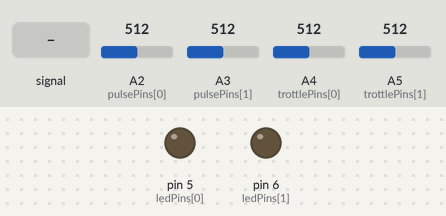
A sketch run on a simulated Arduino Uno, built with avr-gcc and run on an emulated ATmega328P. On the bench: output pins drawn as LEDs (lit = HIGH). Dashed ring = blinking. The inputs (shaded band) are chosen by the test bench; at power-on: A3 (pulsePins[1]) = 512, A2 (pulsePins[0]) = 512, A4 (trottlePins[0]) = 512, A5 (trottlePins[1]) = 512. What the sketch prints to the serial monitor is not drawn.

Above: at 1.2 s.
1.3 s: A2 (pulsePins[0]) fed a 200 Hz sine of ±81 counts around its level
At 1.88 s:
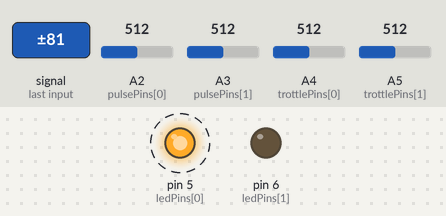
4.3 s: A3 (pulsePins[1]) fed a 200 Hz sine of ±81 counts around its level
At 4.8 s:
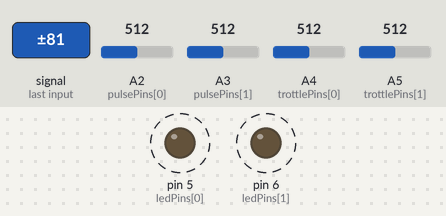
7.3 s: A3 (pulsePins[1]) set to 560
At 8.24 s:
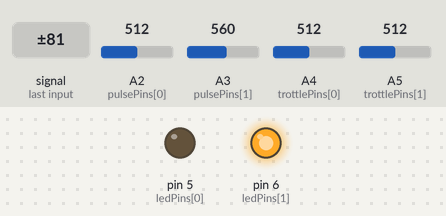
10.3 s: A2 (pulsePins[0]) set to 560
At 10.3 s:
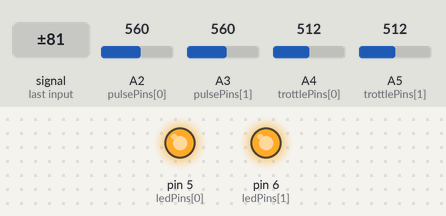
11.8 s: A2 (pulsePins[0]) set to 538
At 12.9 s:
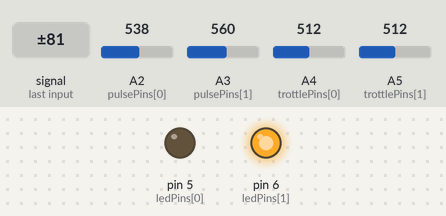
13.3 s: A2 (pulsePins[0]) set to 716
At 14.0 s:
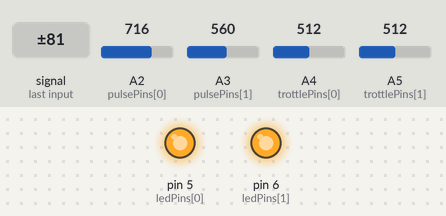
Timing chart, 0 to 15.8 s (numbered marks = the images above; inputs shaded):
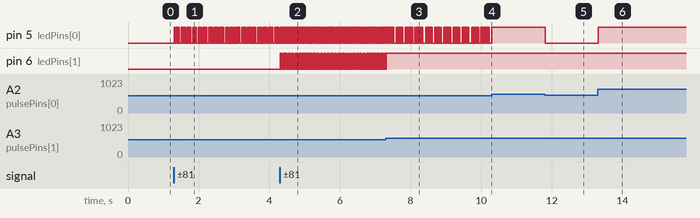

Measured:
- the behaviour switches between 551 and 550 on A2 (pulsePins[0]) (found by bisection; images 4 and 5)
- after the input at 1.3 s, pin 5 (ledPins[0]): alternates HIGH for 0.01 s and LOW for 0.01 s, starting at once
- after the input at 4.3 s, pin 6 (ledPins[1]): alternates HIGH for 0.01 s and LOW for 0.01 s, starting at once
- after the input at 7.3 s, pin 6 (ledPins[1]): goes on until 7.3 s, then stays HIGH
- after the input at 10.3 s, pin 5 (ledPins[0]): stops changing and stays HIGH
- after the input at 11.8 s, pin 5 (ledPins[0]): HIGH → LOW at once
- after the input at 13.3 s, pin 5 (ledPins[0]): LOW → HIGH at once

The sketch:

codemashRacing04.ino
```cpp
// pulsesensors
#define USE_ARDUINO_INTERRUPTS false
#include <PulseSensorPlayground.h>

// pin declarations
// motor pins: 4,7,8,9,10,12,A0,A1
int lightBarrierPins[] = {2, 3};
boolean lightBarrier[] = {false, false};
int trottlePins[] = {A4, A5};
int pulsePins[] = {A2, A3};                                                                 // the pins the heartrate sensors are connected to
int ledPins[] = {5,6};

void setup() {
  Serial.begin(250000);
  pinMode(ledPins[0], OUTPUT);
  pinMode(ledPins[1], OUTPUT);
}

void loop() {
  pulseUpdate();  // updating the pulse sensors

  for (int i = 0; i < 2; i++) {
    Serial.print(lightBarrier[i]);Serial.print("\t");
    Serial.print(analogRead(trottlePins[i]));Serial.print("\t");
    lightBarrier[i]=false;
  }

  sendBPMs();


  Serial.println("\t");
  delay(10);
}

void carOn1() {
  lightBarrier[0]=true;
}

void carOn2() {
  lightBarrier[1]=true;
}
```

pulse.ino
```cpp
int pulseThreshold = 550;                                                                   // this is the switching threshold for a heartbeat
int beatCount = 10;                                                                         // how many beats should be counted?
long pulseTimes[2][10] = {{0, 1, 2, 3, 4, 5, 6, 7, 8, 9}, {0, 1, 2, 3, 4, 5, 6, 7, 8, 9}};  // if beatcount changes, this needs to get updated as well
float bpm[] = {70, 70};                                                                     // stores the bpms and starts with default value
int longestTime = 1200;                                                                     // longest plausible time between two heartbeats
long lastBeat[]={0,0};                                                                      // when happened the last beat

boolean pulses[] = {false, false};                                                          // is there a pulse?
boolean lastPulses[] = {false, false};                                                      // was there a pulse?
long lastPulseTimes[2];                                                                     // time counter

void pulseUpdate() {                                                                        // needs to be called as often as possible
  for (int j = 0; j < 2; j++) {
    if (analogRead(pulsePins[j]) > pulseThreshold) {
      pulses[j] = true;
      digitalWrite(ledPins[j],HIGH);
    } else {
      pulses[j] = false;
      digitalWrite(ledPins[j],LOW);
    }

    if (pulses[j] != lastPulses[j]) {
      if (pulses[j] == true) {
        if (millis() - lastBeat[j]<longestTime){
          // put time to array on the last position
          writeToArray(j, millis() - lastBeat[j]);
          lastPulseTimes[j] = millis();
          calculateHeartbeat(j);
        }
        lastBeat[j]=millis();
      }
    }
    lastPulses[j] = pulses[j];
  }
}

void writeToArray(int theIndex, long newValue) {
  for (int i = 0; i < beatCount - 1; i++) {
    pulseTimes[theIndex][i] = pulseTimes[theIndex][i + 1];
  }
  pulseTimes[theIndex][beatCount - 1] = newValue;
}

void calculateHeartbeat(int theIndex) {
  // Mittelwert aus zehn Sekunden mal sechs
  float average = 0.0;
  for (int i = 0; i < beatCount; i++) {
    average += pulseTimes[theIndex][i];
  }
  average = average / beatCount;
  bpm[theIndex] = (60.0 / average * 1000);

}
void sendBPMs() {
  Serial.print("BPM1 = "); Serial.print(bpm[0]);
  Serial.print("\t");
  Serial.print("BPM2 = "); Serial.println(bpm[1]);
}

void printValues() {
  for (int i = 0; i < 2; i++) {
    for (int j = 3; j < beatCount; j++) {
      Serial.print(pulseTimes[i][j]); Serial.print("\t");
    }
    Serial.print(bpm[0]);
    Serial.print("\t"); Serial.print("\t");
    Serial.print(bpm[1]); Serial.print("\t");
  }
  Serial.println("");
}
```
